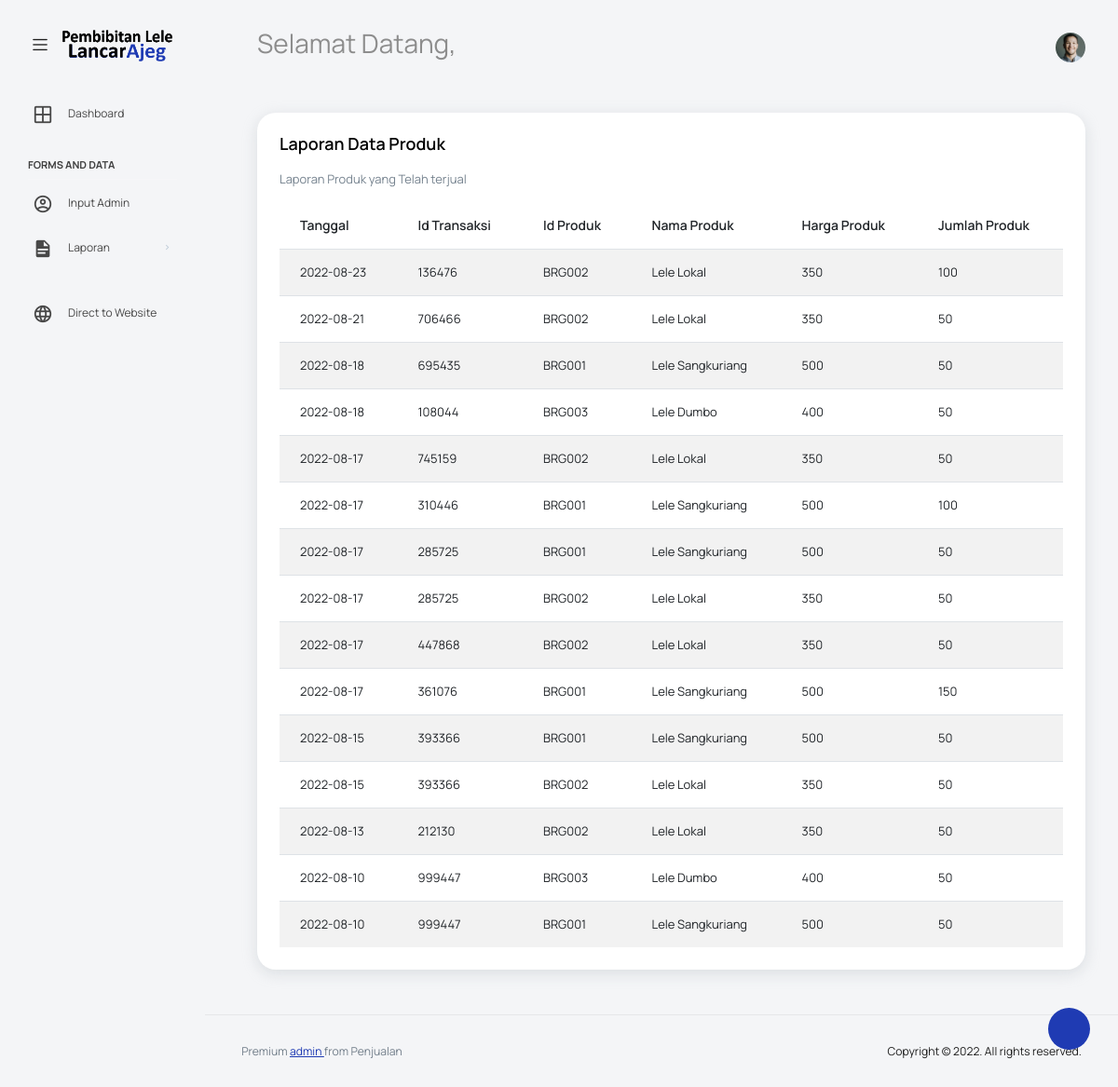
The app's page /admin-dashboard/laporan/laporan-produk.php with its own data.
### tables this page shows
CREATE TABLE `detail_transaksi` (
  `id_detail_transaksi` int(25) NOT NULL,
  `id_transaksi` varchar(255) NOT NULL,
  `id_produk` varchar(20) NOT NULL,
  `nama_produk` varchar(25) NOT NULL,
  `harga_produk` int(25) NOT NULL,
  `jumlah_produk` int(20) NOT NULL
);

CREATE TABLE `transaksi` (
  `id_transaksi` varchar(255) NOT NULL,
  `id_order` int(50) NOT NULL,
  `id_pelanggan` varchar(25) NOT NULL,
  `total_tagihan` int(20) NOT NULL,
  `metode_pembayaran` varchar(255) NOT NULL,
  `waktu_transaksi` date NOT NULL,
  `status` varchar(25) NOT NULL,
  `pdf_url` varchar(255) NOT NULL,
  `kurir` varchar(50) NOT NULL,
  `resi` varchar(25) NOT NULL
);

### admin-dashboard/config/koneksi.php (called while the page is built, shortened)
<?php
$koneksi  =  mysqli_connect("localhost", "root", "", "db_lele");
$tampil_detailtransaksi = $koneksi->query("SELECT * FROM `detail_transaksi` INNER JOIN transaksi ON detail_transaksi.id_transaksi=transaksi.id_transaksi ORDER BY `transaksi`.`waktu_transaksi` DESC");

### admin-dashboard/laporan/laporan-produk.php (the view, shortened to what this page needs)
<?php
include '../config/koneksi.php';
?>
<!DOCTYPE html>
<html lang="en">
<head>
    <link rel="stylesheet" href="../vendors/feather/feather.css">
    <link rel="stylesheet" href="../vendors/mdi/css/materialdesignicons.min.css">
    <link rel="stylesheet" href="../vendors/ti-icons/css/themify-icons.css">
    <link rel="stylesheet" href="../vendors/typicons/typicons.css">
    <link rel="stylesheet" href="../vendors/simple-line-icons/css/simple-line-icons.css">
    <link rel="stylesheet" href="../vendors/css/vendor.bundle.base.css">
    <link rel="stylesheet" href="../vendors/datatables.net-bs4/dataTables.bootstrap4.css">
    <link rel="stylesheet" href="../js/select.dataTables.min.css">
    <link rel="stylesheet" href="../css/vertical-layout-light/style.css">
</head>
<body>
    <div class="container-scroller">
        <nav class="navbar default-layout col-lg-12 col-12 p-0 fixed-top d-flex align-items-top flex-row">
            <div class="text-center navbar-brand-wrapper d-flex align-items-center justify-content-start">
                <div class="me-3">
                    <button class="navbar-toggler navbar-toggler align-self-center" type="button" data-bs-toggle="minimize">
                        <span class="icon-menu"></span>
                    </button>
                </div>
                <div>
                    <a class="navbar-brand brand-logo" href="../index.php">
                        <img src="../images/logo.png" alt="logo" />
                    </a>
                </div>
            </div>
            <div class="navbar-menu-wrapper d-flex align-items-top">
                <ul class="navbar-nav">
                    <li class="nav-item font-weight-semibold d-none d-lg-block ms-0">
                        <h1 class="welcome-text">Selamat Datang, <span class="text-black fw-bold"><?= $_SESSION['admin']['nama'] ?></span></h1>
                    </li>
                </ul>
                <ul class="navbar-nav ms-auto">
                    <li class="nav-item dropdown d-none d-lg-block user-dropdown">
                        <a class="nav-link" id="UserDropdown" href="#" data-bs-toggle="dropdown" aria-expanded="false">
                            <img class="img-xs rounded-circle" src="../images/faces/face8.jpg" alt="Profile image"> </a>
                    </li>
                </ul>
            </div>
        </nav>
        <div class="container-fluid page-body-wrapper">
            <div class="theme-setting-wrapper">
                <div id="settings-trigger"><i class="ti-settings"></i></div>
            </div>
            <nav class="sidebar sidebar-offcanvas" id="sidebar">
                <ul class="nav">
                    <li class="nav-item">
                        <a class="nav-link" href="../index.php">
                            <i class="mdi mdi-grid-large menu-icon"></i>
                            <span class="menu-title">Dashboard</span>
                        </a>
                    </li>
                    <li class="nav-item nav-category">Forms and Data</li>
                    <?php
                    if ($_SESSION['admin']['tipe_login'] == 'A') {
                    ?>
                        <li class="nav-item">
                            <a class="nav-link" data-bs-toggle="collapse" href="#form-elements" aria-expanded="false" aria-controls="form-elements">
                                <i class="menu-icon mdi mdi-card-text-outline"></i>
                                <span class="menu-title">Input Data</span>
                                <i class="menu-arrow"></i>
                            </a>
                            <div class="collapse" id="form-elements">
                                <ul class="nav flex-column sub-menu">
                                    <li class="nav-item"><a class="nav-link" href="../input-produk.php">input Produk</a></li>
                                    <li class="nav-item"><a class="nav-link" href="../input-pelanggan.php">input Pelanggan</a></li>
                                    <li class="nav-item"><a class="nav-link" href="../input-kategori.php">input Kategori</a></li>
                                </ul>
                            </div>
                        </li>
                        <li class="nav-item">
                            <a class="nav-link" data-bs-toggle="collapse" href="#tables" aria-expanded="false" aria-controls="tables">
                                <i class="menu-icon mdi mdi-table"></i>
                                <span class="menu-title">Table Data</span>
                                <i class="menu-arrow"></i>
                            </a>
                            <div class="collapse" id="tables">
                                <ul class="nav flex-column sub-menu">
                                    <li class="nav-item"><a class="nav-link" href="../data-produk.php">input Produk</a></li>
                                    <li class="nav-item"><a class="nav-link" href="../data-pelanggan.php">input Pelanggan</a></li>
                                    <li class="nav-item"><a class="nav-link" href="../data-kategori.php">input Kategori</a></li>
                                </ul>
                            </div>
                        </li>
                        <li class="nav-item">
                            <a class="nav-link" href="../cek-pembayaran.php">
                                <i class="mdi mdi-cash-100 menu-icon"></i>
                                <span class="menu-title">Cek Pembayaran</span>
                            </a>
                        </li>
                        <li class="nav-item">
                            <a class="nav-link" href="../form-transaksi.php">
                                <i class="mdi mdi-send menu-icon"></i>
                                <span class="menu-title">Pengiriman</span>
                            </a>
                        </li>
                        <li class="nav-item">
                            <a class="nav-link" data-bs-toggle="collapse" href="#laporan" aria-expanded="false" aria-controls="tables">
                                <i class="menu-icon mdi mdi-file-document"></i>
                                <span class="menu-title">Laporan</span>
                                <i class="menu-arrow"></i>
                            </a>
                            <div class="collapse" id="laporan">
                                <ul class="nav flex-column sub-menu">
                                    <li class="nav-item"><a class="nav-link" href="http://localhost/penjualan-master/admin-dashboard/laporan/laporan-produk.php">Laporan Produk</a></li>
                                    <li class="nav-item"><a class="nav-link" href="http://localhost/penjualan-master/admin-dashboard/laporan/laporan-pelanggan.php">Laporan Pelanggan</a></li>
                                    <li class="nav-item"><a class="nav-link" href="http://localhost/penjualan-master/admin-dashboard/laporan/laporan-transaksi.php">Laporan Transaksi</a></li>
                                    <li class="nav-item"><a class="nav-link" href="http://localhost/penjualan-master/admin-dashboard/laporan/laporan-detail-transaksi.php">Laporan Detail Transaksi</a></li>
                                </ul>
                            </div>
                        </li>
                    <?php
                    } else {
                    ?>
                        <li class="nav-item">
                            <a class="nav-link" href="http://localhost/penjualan-master/admin-dashboard/input-admin.php">
                                <i class="menu-icon mdi mdi-account-circle-outline"></i>
                                <span class="menu-title">Input Admin</span>
                            </a>
                        </li>
                        <li class="nav-item">
                            <a class="nav-link" data-bs-toggle="collapse" href="#laporan" aria-expanded="false" aria-controls="tables">
                                <i class="menu-icon mdi mdi-file-document"></i>
                                <span class="menu-title">Laporan</span>
                                <i class="menu-arrow"></i>
                            </a>
                        </li>
                    <?php
                    }
                    ?>
                    <li class="nav-item">
                        <a class="nav-link" target="_blank">
                        </a>
                    </li>
                    <li class="nav-item">
                        <a class="nav-link" target="_blank" href="../index.php">
                            <i class="mdi mdi-web menu-icon"></i>
                            <span class="menu-title">Direct to Website</span>
                        </a>
                    </li>
                </ul>
            </nav>
            <div class="main-panel">
                <div class="content-wrapper">
                    <div class="row">
                        <div class="col-md-12 grid-margin stretch-card">
                            <div class="card">
                                <div class="card-body">
                                    <h3 class="card-title">Laporan Data Produk</h3>
                                    <p class="card-description">
                                        Laporan Produk yang Telah terjual
                                    </p>
                                    <table class="table table-striped" id="table1">
                                        <thead>
                                            <tr>
                                                <th>Tanggal</th>
                                                <th>Id Transaksi</th>
                                                <th>Id Produk</th>
                                                <th>Nama Produk</th>
                                                <th>Harga Produk</th>
                                                <th>Jumlah Produk</th>
                                            </tr>
                                        </thead>
                                        <tbody>
                                            <?php while ($data = $tampil_detailtransaksi->fetch_assoc()) { ?>
                                                <tr>
                                                    <td><?= $data['waktu_transaksi']; ?></td>
                                                    <td><?= $data['id_transaksi']; ?></td>
                                                    <td><?= $data['id_produk']; ?></td>
                                                    <td><?= $data['nama_produk']; ?></td>
                                                    <td><?= $data['harga_produk']; ?></td>
                                                    <td><?= $data['jumlah_produk']; ?></td>
                                                </tr>
                                            <?php } ?>
                                        </tbody>
                                    </table>
                                </div>
                            </div>
                        </div>
                    </div>
                </div>
                <footer class="footer">
                    <div class="d-sm-flex justify-content-center justify-content-sm-between">
                        <span class="text-muted text-center text-sm-left d-block d-sm-inline-block">Premium <a href="index.php" target="_blank">admin </a> from Penjualan</span>
                        <span class="float-none float-sm-right d-block mt-1 mt-sm-0 text-center">Copyright © 2022. All rights reserved.</span>
                    </div>
                </footer>
            </div>
        </div>
    </div>
</body>
</html>

### records on screen
detail_transaksi: id_transaksi.waktu_transaksi "2022-08-23", id_transaksi.id_transaksi "136476", id_produk "BRG002", nama_produk "Lele Lokal", harga_produk "350", jumlah_produk "100"
detail_transaksi: id_transaksi.waktu_transaksi "2022-08-21", id_transaksi.id_transaksi "706466", id_produk "BRG002", nama_produk "Lele Lokal", harga_produk "350", jumlah_produk "50"
detail_transaksi: id_transaksi.waktu_transaksi "2022-08-18", id_transaksi.id_transaksi "695435", id_produk "BRG001", nama_produk "Lele Sangkuriang", harga_produk "500", jumlah_produk "50"
detail_transaksi: id_transaksi.waktu_transaksi "2022-08-18", id_transaksi.id_transaksi "108044", id_produk "BRG003", nama_produk "Lele Dumbo", harga_produk "400", jumlah_produk "50"
detail_transaksi: id_transaksi.waktu_transaksi "2022-08-17", id_transaksi.id_transaksi "745159", id_produk "BRG002", nama_produk "Lele Lokal", harga_produk "350", jumlah_produk "50"
detail_transaksi: id_transaksi.waktu_transaksi "2022-08-17", id_transaksi.id_transaksi "310446", id_produk "BRG001", nama_produk "Lele Sangkuriang", harga_produk "500", jumlah_produk "100"
detail_transaksi: id_transaksi.waktu_transaksi "2022-08-17", id_transaksi.id_transaksi "285725", id_produk "BRG001", nama_produk "Lele Sangkuriang", harga_produk "500", jumlah_produk "50"
detail_transaksi: id_transaksi.waktu_transaksi "2022-08-17", id_transaksi.id_transaksi "285725", id_produk "BRG002", nama_produk "Lele Lokal", harga_produk "350", jumlah_produk "50"
detail_transaksi: id_transaksi.waktu_transaksi "2022-08-17", id_transaksi.id_transaksi "447868", id_produk "BRG002", nama_produk "Lele Lokal", harga_produk "350", jumlah_produk "50"
detail_transaksi: id_transaksi.waktu_transaksi "2022-08-17", id_transaksi.id_transaksi "361076", id_produk "BRG001", nama_produk "Lele Sangkuriang", harga_produk "500", jumlah_produk "150"
detail_transaksi: id_transaksi.waktu_transaksi "2022-08-15", id_transaksi.id_transaksi "393366", id_produk "BRG001", nama_produk "Lele Sangkuriang", harga_produk "500", jumlah_produk "50"
detail_transaksi: id_transaksi.waktu_transaksi "2022-08-15", id_transaksi.id_transaksi "393366", id_produk "BRG002", nama_produk "Lele Lokal", harga_produk "350", jumlah_produk "50"
detail_transaksi: id_transaksi.waktu_transaksi "2022-08-13", id_transaksi.id_transaksi "212130", id_produk "BRG002", nama_produk "Lele Lokal", harga_produk "350", jumlah_produk "50"
detail_transaksi: id_transaksi.waktu_transaksi "2022-08-10", id_transaksi.id_transaksi "999447", id_produk "BRG003", nama_produk "Lele Dumbo", harga_produk "400", jumlah_produk "50"
detail_transaksi: id_transaksi.waktu_transaksi "2022-08-10", id_transaksi.id_transaksi "999447", id_produk "BRG001", nama_produk "Lele Sangkuriang", harga_produk "500", jumlah_produk "50"
